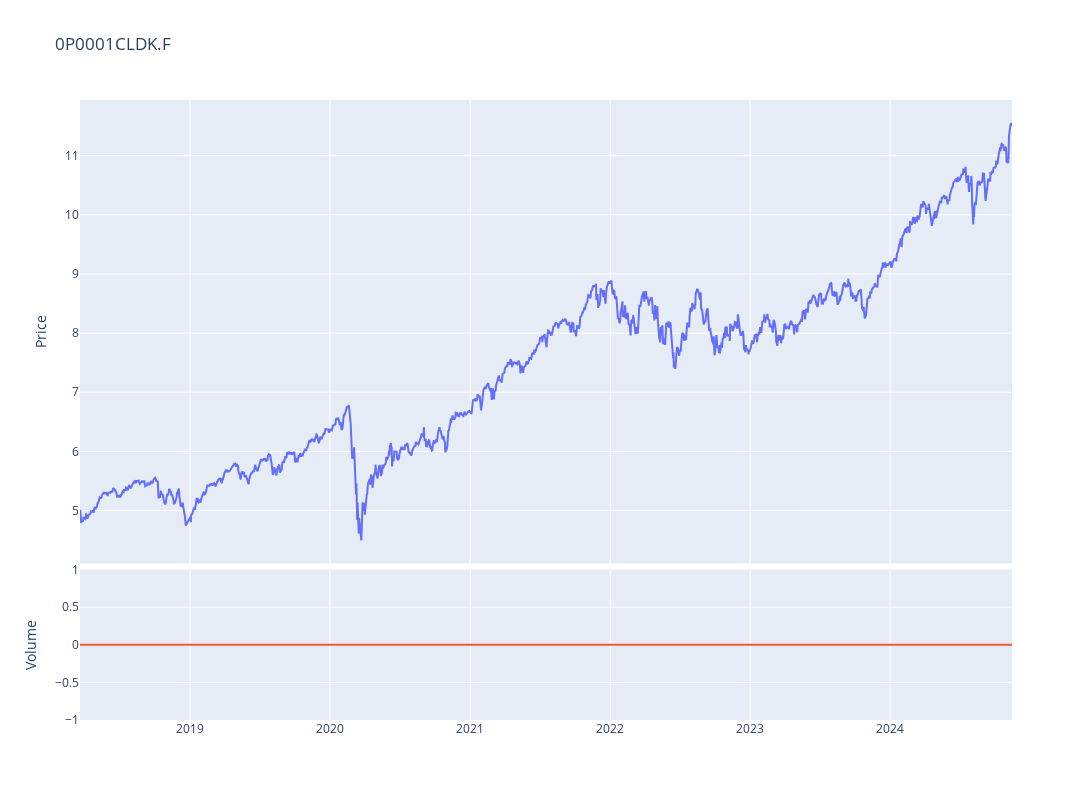

This figure's notebook cell:
### Code cell
fig = make_subplots(rows=4, cols=1,shared_xaxes=True,vertical_spacing=0.01,specs=[[{'rowspan':3,'colspan':1}],[None],[None],[{'rowspan':1,'colspan':1}]])

# Graph (1,1)
fig.add_trace(go.Scatter(x=stock_ticker.index,y=stock_ticker['Adj Close'],mode="lines",name=f"{ticker}"),row=1, col=1)
# Update xaxis properties
fig.update_yaxes(title_text="Price", row=1, col=1)

# Graph (4,1)
fig.add_trace(go.Scatter(x=stock_ticker.index,y=stock_ticker['Volume'],mode="lines",name='Volume'),row=4, col=1)
fig.update_yaxes(title_text="Volume", row=4, col=1)

fig.update_layout(height=800, width=1300,showlegend=False,title=f"{ticker}")

fig.show()

### Figure 1 — Plotly figure (JSON) as saved in the notebook; plotly's stock layout.template omitted (floating-point values rounded to 4 significant figures; data arrays with more than 128 entries replaced by an {"elided": "..."} marker saying what was removed)
{"data": [{"mode": "lines", "name": "0P0001CLDK.F", "type": "scatter", "x": {"elided": "1691 str values"}, "xaxis": "x", "y": {"elided": "1691 float values"}, "yaxis": "y"}, {"mode": "lines", "name": "Volume", "type": "scatter", "x": {"elided": "1691 str values"}, "xaxis": "x2", "y": {"elided": "1691 int values"}, "yaxis": "y2"}], "layout": {"height": 800, "showlegend": false, "title": {"text": "0P0001CLDK.F"}, "width": 1300, "xaxis": {"anchor": "y", "domain": [0, 1], "matches": "x2", "showticklabels": false}, "xaxis2": {"anchor": "y2", "domain": [0, 1]}, "yaxis": {"anchor": "x", "domain": [0.2525, 1], "title": {"text": "Price"}}, "yaxis2": {"anchor": "x2", "domain": [0, 0.2425], "title": {"text": "Volume"}}}}
